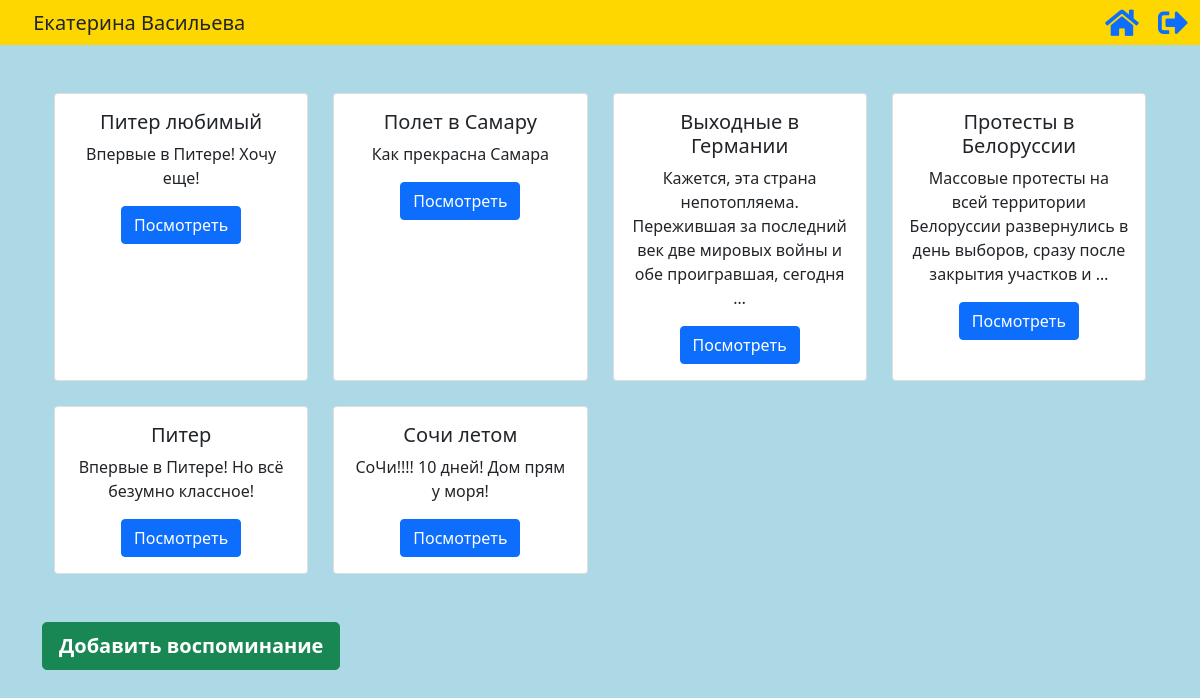
The page /myPlaceRemember/ (signed in) on the database as committed earlier.
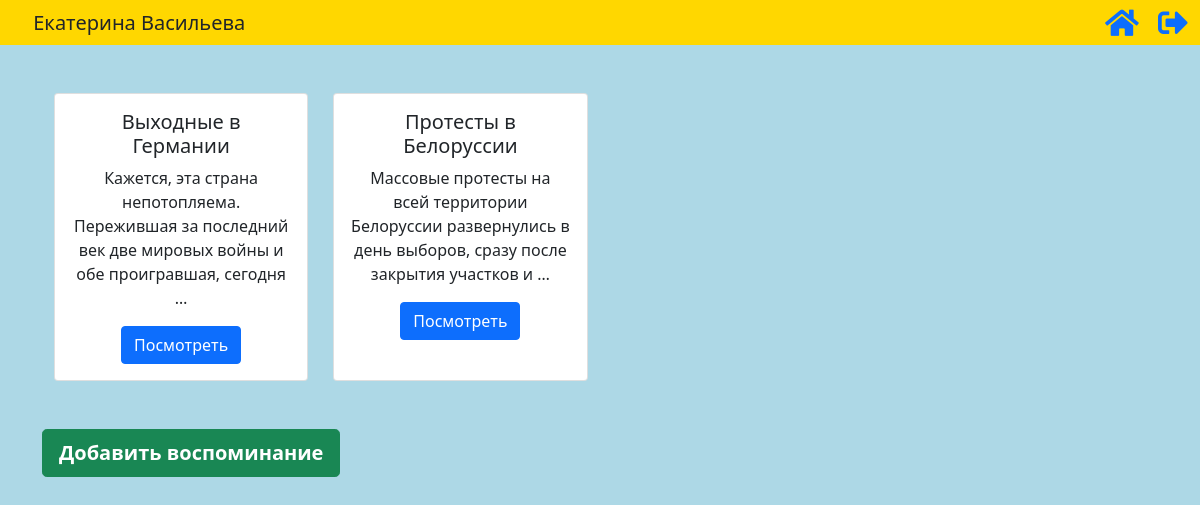
The same page on the database as committed later.
### myPlaceRemember/models.py (models this page shows, shortened)
class RememberModel(models.Model):
    title = models.CharField(max_length=100)
    location = models.CharField(max_length=100)
    body = models.TextField(blank=True, db_index=True)
    slug = models.CharField(max_length=100, blank=True)
    profile = models.ForeignKey(Profile, on_delete=models.CASCADE)
    def get_absolute_url(self):
        return reverse('remember_detail', kwargs={'slug': self.slug})

### myPlaceRemember/views.py (the view)
# urls.py: path('', index),
@login_required
def index(request):
    profile = get_profile_data_by_user(request.user)
    remembers = RememberModel.objects.all().filter(profile=profile)
    context = profile.get_name_and_avatar()
    context['remembers'] = remembers
    return render(request, 'myPlaceRemember/index.html',
                  context)

### login/models.py (called while the page is built)
    def get_name_and_avatar(self):
        name = self.user.first_name + " " + self.user.last_name
        return {"name": name, "avatar": self.avatar}

### myPlaceRemember/views.py (called while the page is built)
def get_profile_data_by_user(user):
    try:
        return Profile.objects.get(user=user)
    except:
        raise ValueError("Такой пользователь не найден")

### myPlaceRemember/templates/myPlaceRemember/index.html (shortened to what this page needs)
{% extends 'layout.html' %}
{% load static %}
{% block styles %}
    <link rel="stylesheet" href="{% static "myPlaceRemember/css/style.css" %}">
    <link rel="stylesheet" href="{% static "myPlaceRemember/css/style_header.css" %}">
{% endblock %}
{% block main %}
    <main>
        {% include 'myPlaceRemember/header.html' %}
        <div class="container mt-5 pb-5" id="content">
            {% if remembers %}
                <div class="container" id="remembers">
                {% for remember in remembers %}
                    <div class="card text-center">
                        <div class="card-body">
                            <h5 class="card-title">{{ remember.title }}</h5>
                            <p class="card-text">{{ remember.body|truncatewords:15 }}</p>
                            <a href="{{ remember.get_absolute_url }}" class="btn btn-primary">Посмотреть</a>
                        </div>
                    </div>
                {% endfor %}
                </div>
            {% else %}
                <h3>У вас нет ни одного воспоминания</h3>
            {% endif %}
            <a class="btn btn-success btn-lg mt-5" id="btn_add" href="{% url 'create_remember' %}">
                Добавить воспоминание
            </a>
        </div>
    </main>
{% endblock %}

### templates/layout.html (shortened to what this page needs)
<!DOCTYPE html>
<html lang="en">
    <head>
        <link href="https://cdn.jsdelivr.net/npm/bootstrap@5.0.0-beta3/dist/css/bootstrap.min.css" rel="stylesheet">
        <link rel="stylesheet" href="https://use.fontawesome.com/releases/v5.8.2/css/all.css">
        {% block styles %}{% endblock %}
    </head>
    <body>
        {% block main %}
        {% endblock %}
    </body>
</html>

### myPlaceRemember/templates/myPlaceRemember/header.html (shortened to what this page needs)
<nav class="navbar pt-0 pb-0" id="header">
    <div class="container-fluid">
        <div class="navbar-brand">
            {{ name }}
        </div>
        <div>
            <a href="{% url "home" %}" id="btn_header_home"><i class="fas fa-home"></i></a>
            <a href="{% url "logout" %}" id="btn_header_logout"><i class="fas fa-sign-out-alt"></i></a>
        </div>
    </div>
</nav>

### myPlaceRemember/static/myPlaceRemember/css/style.css (style rules this page uses)
main { background-color: lightblue; width: 100%; height: 100%; position: absolute; top: 0; left: 0; overflow: auto; }
#header { background: gold; }
#remembers { display: grid; grid-template-columns: repeat(auto-fill, minmax(200px, 1fr)); grid-gap: 25px; }
#btn_add { margin-top: 20px; font-weight: 600; }

### myPlaceRemember/static/myPlaceRemember/css/style_header.css (style rules this page uses)
#header { background: gold; }
#btn_header_home { margin-right: 15px; }
#btn_header_home i, #btn_header_logout { font-size: 30px; }

Rows that differ between the two databases and show on the page:
removed RememberModel: title "Питер любимый", body "Впервые в Питере! Хочу еще!"
removed RememberModel: title "Полет в Самару", body "Как прекрасна Самара"
removed RememberModel: title "Питер", body "Впервые в Питере! Но всё безумно классное!"
removed RememberModel: title "Сочи летом", body "СоЧи!!!! 10 дней! Дом прям у моря!"
